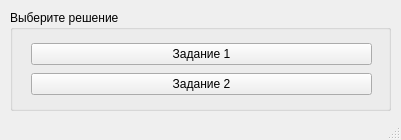
<?xml version="1.0" encoding="UTF-8"?>
<ui version="4.0">
 <class>MainWindow</class>
 <widget class="QMainWindow" name="MainWindow">
  <property name="geometry">
   <rect>
    <x>0</x>
    <y>0</y>
    <width>401</width>
    <height>140</height>
   </rect>
  </property>
  <property name="windowTitle">
   <string>MainWindow</string>
  </property>
  <widget class="QWidget" name="centralwidget">
   <widget class="QGroupBox" name="groupBox">
    <property name="geometry">
     <rect>
      <x>10</x>
      <y>10</y>
      <width>381</width>
      <height>101</height>
     </rect>
    </property>
    <property name="title">
     <string>Выберите решение</string>
    </property>
    <widget class="QWidget" name="layoutWidget">
     <property name="geometry">
      <rect>
       <x>21</x>
       <y>31</y>
       <width>341</width>
       <height>56</height>
      </rect>
     </property>
     <layout class="QGridLayout" name="gridLayout">
      <item row="0" column="0">
       <widget class="QPushButton" name="pricePushButton">
        <property name="text">
         <string>Задание 1</string>
        </property>
       </widget>
      </item>
      <item row="1" column="0">
       <widget class="QPushButton" name="listPushButton">
        <property name="text">
         <string>Задание 2</string>
        </property>
       </widget>
      </item>
     </layout>
    </widget>
   </widget>
  </widget>
  <widget class="QMenuBar" name="menubar">
   <property name="geometry">
    <rect>
     <x>0</x>
     <y>0</y>
     <width>401</width>
     <height>22</height>
    </rect>
   </property>
  </widget>
  <widget class="QStatusBar" name="statusbar"/>
 </widget>
 <resources/>
 <connections/>
</ui>
